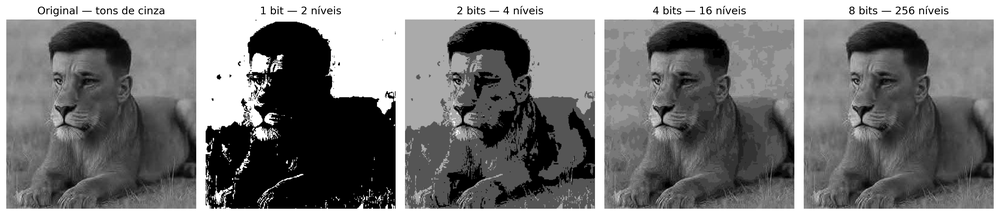
#> input picture Portfolio1/quantizacao.png, 1000 x 215 px, shrunk from 4770 x 1026 before the run
$ jupyter execute Portfolio1_Aula_2.ipynb
#> lines starting #> are read from the running program, lines starting #| are printed output that depends on the picture; after the words box and inside, x2 and y2 are one past the last pixel; in counts of white or black regions, pixels touching at a corner belong together
[cell 1]
import cv2
import numpy as np
import matplotlib.pyplot as plt
from google.colab import files

[cell 2]
arquivo = files.upload()
#> the answer given: quantizacao.png

[cell 3]
arquivo_imagem = next(iter(arquivo))
img_bgr = cv2.imread(arquivo_imagem)
#> img_bgr is the input picture: shape (215, 1000, 3); min 0, max 255, mean 119.9
img_gray = cv2.cvtColor(img_bgr, cv2.COLOR_BGR2GRAY)
img_gray

## Resposta

Conforme o número de bits da imagem é reduzido, ela vai perdendo qualidade progressivamente, o que faz ela perder qualidade cada vez mais. Em 1 bit, a imagem fica apenas na coloração preta e branca, e assim que os bits aumentam para 2, 4 e 8 bits os níveis de qualidade vão se recuperando e a intensidade dos detalhes ficam progressivamente melhor, com 8 bits toda a qualidade da imagem é preservada, mantendo sua qualidade original.

[cell 4]
def quantizacao_imagem(imagem, bits):
#> called with bits = 1
    levels = 2 ** bits
    steps = 256 / levels

    index = np.floor(imagem / steps)
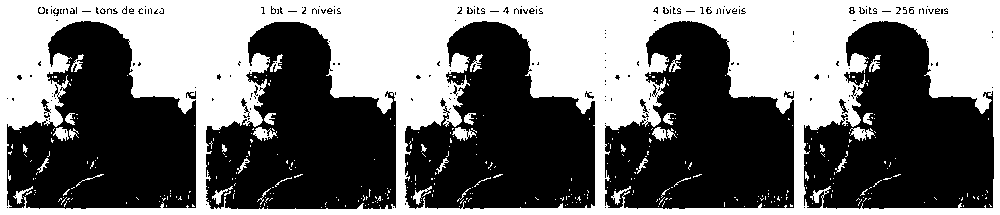
#> index: shape (215, 1000) float64; values 0 (black) and 1 (white), 44.2% white; 389 white regions (350 under 20 px), largest, box (x1, y1, x2, y2) and area: (0, 0, 1000, 215) 91126, (850, 127, 875, 141) 186, (253, 127, 277, 141) 173

    imagem_quantizada = index * (255 / (levels - 1))

    return np.clip(imagem_quantizada, 0, 255).astype(np.uint8)

[cell 5]
img_1bit = quantizacao_imagem(img_gray, 1)
img_2bit = quantizacao_imagem(img_gray, 2)
#> call 2 of quantizacao_imagem, with bits = 2
#> in quantizacao_imagem (call 2), `index = np.floor(imagem / steps)`:
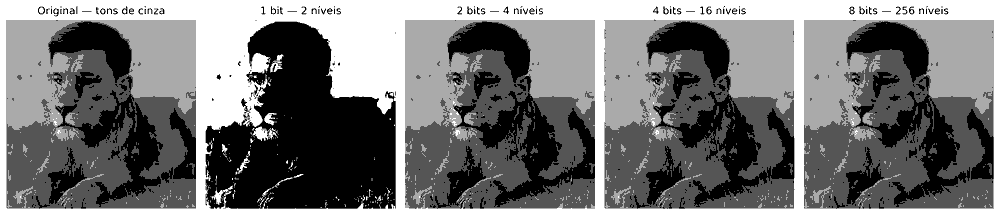
#> index: shape (215, 1000) float64; min 0, max 3, mean 1.39; drawn with min black and max white
img_4bit = quantizacao_imagem(img_gray, 4)
img_8bit = quantizacao_imagem(img_gray, 8)

fig, ax = plt.subplots(1, 5, figsize=(16, 4))

ax[0].imshow(img_gray, cmap="gray", vmin=0, vmax=255)
ax[0].set_title("Original - tons de cinza")
ax[0].axis("off")

ax[1].imshow(img_1bit, cmap="gray", vmin=0, vmax=255)
ax[1].set_title("1 bit - 2 níveis")
ax[1].axis("off")

ax[2].imshow(img_2bit, cmap="gray", vmin=0, vmax=255)
ax[2].set_title("2 bits - 4 níveis")
ax[2].axis("off")

ax[3].imshow(img_4bit, cmap="gray", vmin=0, vmax=255)
ax[3].set_title("4 bits - 16 níveis")
ax[3].axis("off")

ax[4].imshow(img_8bit, cmap="gray", vmin=0, vmax=255)
ax[4].set_title("8 bits - 256 níveis")
ax[4].axis("off")

plt.tight_layout()
plt.savefig("quantizacao.png", dpi=300, bbox_inches="tight")
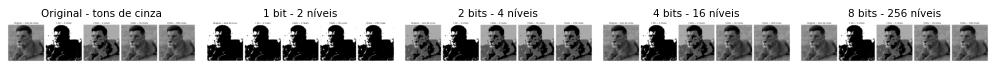
#> figure drawn by matplotlib, 5 panels
plt.show()
